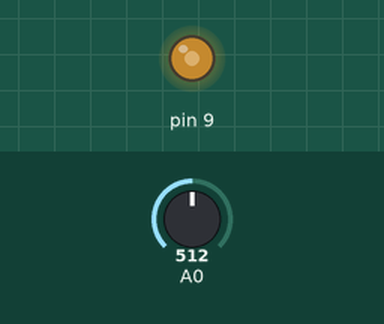
A sketch run on a simulated Arduino Uno, built with avr-gcc and run on an emulated ATmega328P. On the bench: output pins drawn as LEDs (lit = HIGH). The inputs (shaded band) are chosen by the test bench; at power-on: A0 = 512.

Above: at 1.2 s.
1.3 s: A0 set to 306
At 2.4 s:
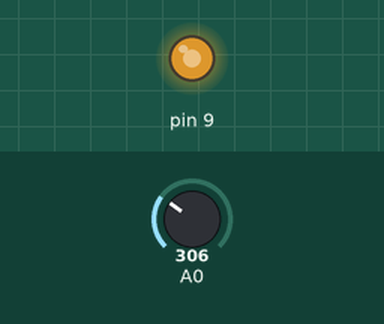
2.8 s: A0 set to 122
At 3.6 s:
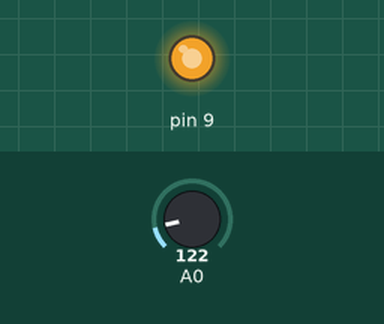
4.3 s: A0 set to 900
At 4.7 s:
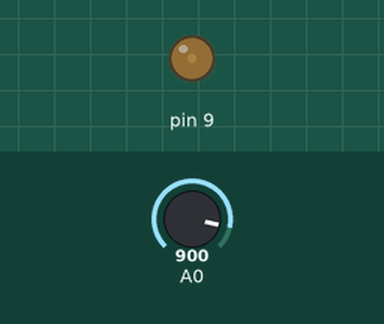
5.8 s: A0 set to 1023
At 7.1 s:
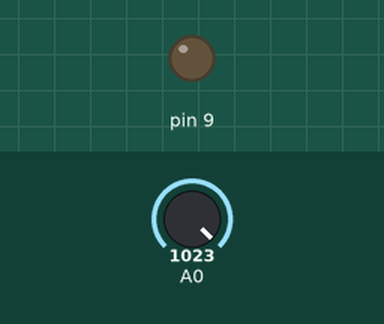
Timing chart, 0 to 8.3 s (numbered marks = the images above; inputs shaded):
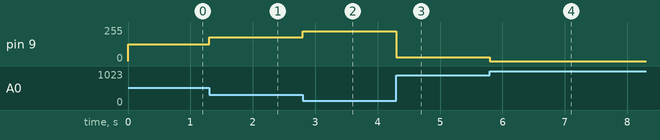

The sketch:

m2_atividade8_questaoC.ino
```cpp
void setup() {
  pinMode(9, OUTPUT);
}

void loop() {
  int val = analogRead(A0);
  analogWrite(9, 255 - (val / 4));
}
```

Measured:
- after the input at 1.3 s, pin 9: 127/255 → 179/255 at once
- after the input at 2.8 s, pin 9: 179/255 → 225/255 at once
- after the input at 4.3 s, pin 9: 225/255 → 30/255 at once
- after the input at 5.8 s, pin 9: 30/255 → 0/255 at once
